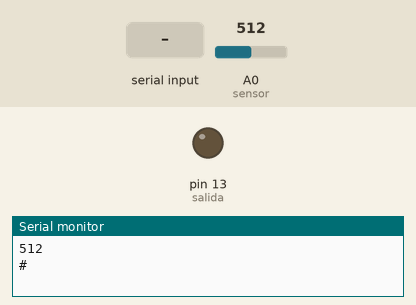
A sketch run on a simulated Arduino Uno, built with avr-gcc and run on an emulated ATmega328P. On the bench: output pins drawn as LEDs (lit = HIGH), the last lines printed to the serial monitor. Inputs (shaded band) come from the test bench; at power-on: A0 (sensor) = 512.

Above: at 1.8 s.
1.9 s: "1" received over Serial
At 2.6 s:
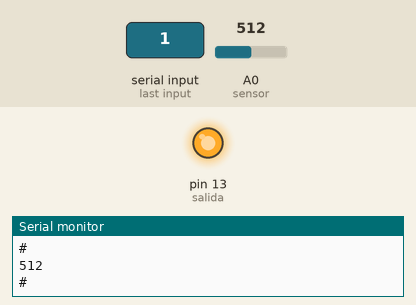
3.5 s: "2" received over Serial
At 5.4 s:
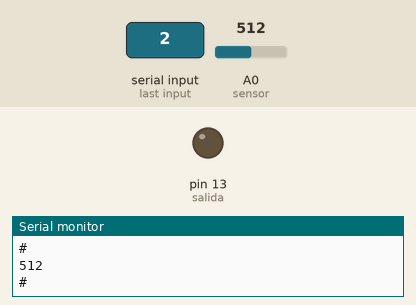
Timing chart, 0 to 6.9 s (numbered marks = the images above; inputs shaded):
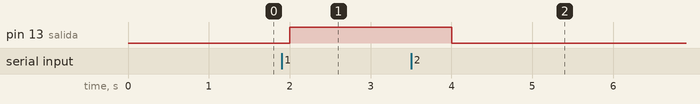

The sketch:

serial.ino
```cpp
int sensor=A0;
int salida=13;
int dato= 0;


void setup(){
pinMode(salida,OUTPUT);
Serial.begin(9600);
}
void loop() {
dato=analogRead(sensor);
millis();
delay(1000);
Serial.println(dato);
Serial.println('#');
while (Serial.available()){
byte comando=Serial.read();
switch (comando){
case'1':
digitalWrite(salida,HIGH);
break;
case '2' :
digitalWrite(salida,LOW);
break;
}}}
```

Measured:
- after the input at 1.9 s, pin 13 (salida): LOW → HIGH after 0.10 s
- after the input at 3.5 s, pin 13 (salida): HIGH → LOW after 0.50 s
